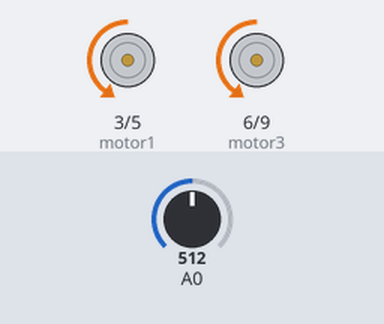
Bench run of a sketch on a simulated Arduino Uno, built with avr-gcc and run on an emulated ATmega328P. Parts: motor-driver pin pairs drawn as motors (green arrow = first pin HIGH = forward, orange = second pin HIGH = backward, longer = more drive). Inputs (shaded band) come from the test bench; at power-on: A0 = 512.

Above: at 4.2 s.
4.3 s: A0 set to 484
7.3 s: A0 set to 458
8.8 s: A0 set to 476
At 11.63 s:
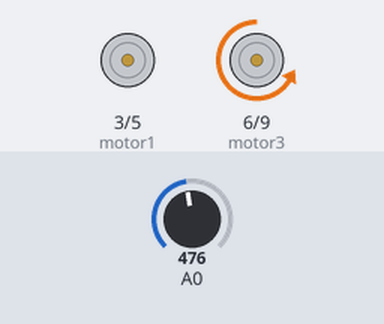
Timing chart, 0 to 16.8 s (numbered marks = the images above; inputs shaded):
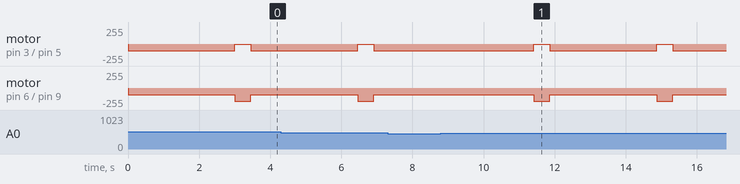

Measured:
- after the input at 7.3 s, every drawn part: stays the same
- after the input at 8.8 s, motor on pin 3 (motor1) / pin 5 (motor2): alternates backward 100/255 for 3.0 s and stopped for 0.45 s, starting after 2.6 s; motor on pin 6 (motor3) / pin 9 (motor4): alternates backward 200/255 for 0.45 s and backward 100/255 for 3.0 s, starting after 2.6 s

The sketch:

Rectangle.ino
```cpp
byte motor1 = 3, motor2 = 5, motor3 = 6, motor4 =9 , echo = 10 , trig = 11 ,x=0,RS=7, LS=2, MS =4, left = 0, right = 0 , med = 0,pr=1,pl=1,pm=1 , SoundSensor = 8;
float take =0 ,give = 0 ;int counter = 0 , RightSmooth =0, Right = 0 , LeftSmooth = 0 , Left = 0;
void setup() {
  // put your setup code here, to run once:
  Serial.begin(9600);
pinMode(motor1,OUTPUT);
pinMode(motor2,OUTPUT);
pinMode(motor3,OUTPUT);
pinMode(motor4,OUTPUT);
pinMode(echo,INPUT);
pinMode(RS,INPUT) ;
pinMode(LS,INPUT) ;
pinMode(MS,INPUT) ;
pinMode(SoundSensor,INPUT);
pinMode(trig,OUTPUT);
}
void forward ()
{
    digitalWrite(motor1,LOW);
    analogWrite(motor2,100);
    digitalWrite(motor3,LOW);
    analogWrite(motor4,100);
}
void turnRight ()
{
    digitalWrite(motor1,LOW);
    digitalWrite(motor2,LOW);
    digitalWrite(motor3,LOW);
    analogWrite(motor4,200);
}
int reading ()
{
  int val = 0;
      val=analogRead(0);   //connect mic sensor to Analog 0
      if (val <= 466 && val >=422 )
      val = 0;
      if (val != 0)
      x++;
      delay(100);
      return x;
      if (x ==45)
      x = 0;
      Serial.println(x);
}
void loop() {
  // put your main code here, to run repeatedly:
while (1)
  {
    forward();
      int y = 0;
      y = reading();
      if (y == 30)
      {
        turnRight ();
        delay(450 );
        x = 0;
      }
  }
}
```
